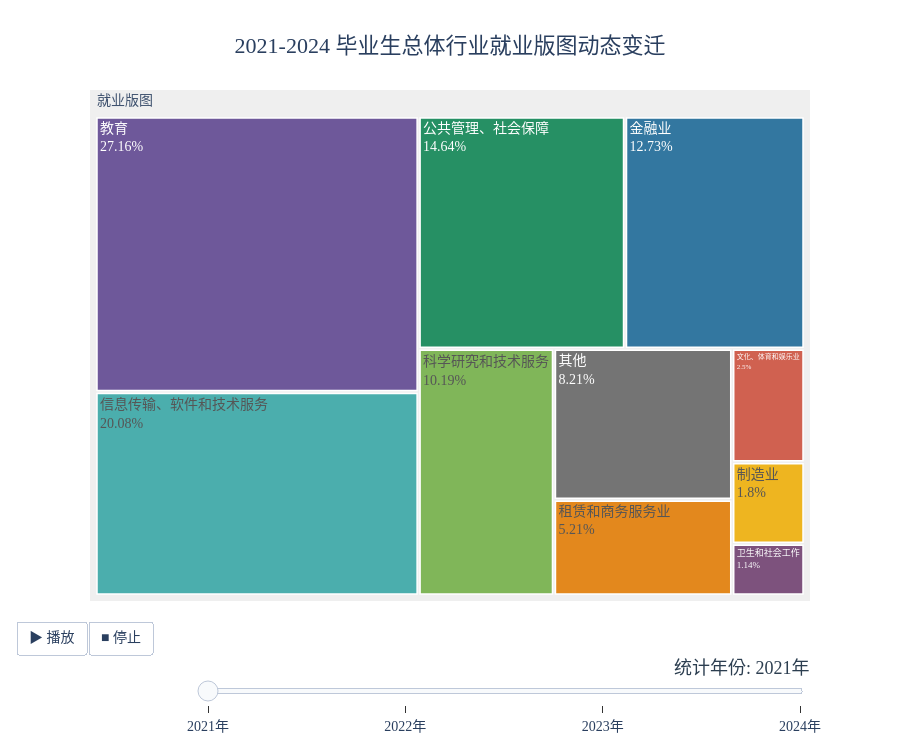

The notebook cell this image was saved under:
### Markdown cell above
&emsp;&emsp;这组桑基图直观地展示了毕业生学历背景与最终行业去向之间的流动关系，通过线条的粗细，可以清晰地感受到不同学历群体在就业市场中的分流趋势。

&emsp;&emsp;在整体流向中，博士生群体展现出极强的去向集中度。绝大部分博士生像一股粗壮的洪流直接汇入了教育行业，这也印证了高等院校和科研机构依然是高学历人才最核心的吸纳地。相比之下，本科生和硕士生的去向则显得更加分散且多元。本科生在信息技术以及教育领域的分布相对均衡，而硕士生则在金融业和公共管理领域占据了显著的份额。随着年份的推进，我们可以发现硕士生流向金融行业的线条在视觉上保持了较强的韧性，而本科生流向信息技术行业的比例则经历了一定的波动调整。

&emsp;&emsp;将这张桑基图与之前的热力图进行对比，两者在呈现逻辑上有着本质的区别。热力图侧重于横向的占比分析，它像是一张截面扫描，告诉我们在每一个特定行业内部，不同学历人才的分布密集程度，让我们一眼看出哪个行业更偏好哪种学历。而这张桑基图则侧重于纵向的流动过程，它更像是一条动态的水流，追踪每一类学历群体究竟流向了何方。桑基图强调的是来源与去向的因果联系，它能让我们看到某种学历群体在不同行业间的分配比例。

&emsp;&emsp;制作这两张图的意义在于互补地构建出完整的就业景观。热力图解决了行业招什么人的问题，帮助我们理解不同行业的准入门槛和学历性格。而桑基图解决了学生去哪里的问题，让我们能从人才供给的角度，观察北大学子如何根据自身的学历杠杆在社会各个关键领域进行战略分布。结合这两张图，我们不仅能看到教育行业是博士生的避风港，也能看到金融业如何一步步成为硕士生的主要舞台。这种全方位的透视，对于理解顶尖高校人才的社会流动规律具有重要的参考价值。

### Code cell
df_plot = df_ind.copy()
years = ['21', '22', '23', '24']
# 固定學歷顏色
degree_colors = ['#83ba9e', '#194a55', '#f59129'] # 本、碩、博

# 建立全局行業顏色映射 (確保所有圖表顏色一致)
all_industries = df_plot['行业名称'].unique()
colors_palette = px.colors.qualitative.Prism 
color_map = {ind: colors_palette[i % len(colors_palette)] for i, ind in enumerate(all_industries)}

# --- 2. 定義矩形樹圖 (Treemap) 構造函數 ---
def make_frame_data(year_str):
    col = f"{year_str}总"
    # 獲取當前年份有數據的行業
    temp_df = df_plot[df_plot[col] > 0].copy()
    # 核心：直接從 color_map 匹配顏色，確保顏色聯動
    current_colors = [color_map[name] for name in temp_df['行业名称']]
    
    return go.Treemap(
        labels=temp_df['行业名称'],
        parents=["就业版图"] * len(temp_df),
        values=temp_df[col],
        textinfo="label+value", 
        texttemplate="%{label}<br>%{value}%", 
        marker=dict(
            colors=current_colors, 
            line=dict(width=1.5, color='white')
        ),
        opacity=0.9,
        root=dict(color="#eeeeee"),
        hovertemplate='<b>%{label}</b><br>占比: %{value:.2f}%<extra></extra>'
    )

# 3. 創建初始圖表 (2021年)
fig = go.Figure(data=[make_frame_data('21')])

# 4. 構建動畫幀
frames = [go.Frame(data=[make_frame_data(yr)], name=f"20{yr}年") for yr in years]
fig.frames = frames

# 5. 配置佈局 (標題已改為簡體中文)
fig.update_layout(
    title=dict(
        text='2021-2024 毕业生总体行业就业版图动态变迁',
        font=dict(size=22),
        x=0.5,
        y=0.95
    ),
    width=900, 
    height=750,
    margin=dict(t=90, l=90, r=90, b=130),
    font=dict(family="Arial Unicode MS", size=14),
    
    updatemenus=[{
        "buttons": [
            {
                "args": [None, {"frame": {"duration": 1000, "redraw": True}, "fromcurrent": True, "transition": {"duration": 500}}],
                "label": "▶ 播放",
                "method": "animate"
            },
            {
                "args": [[None], {"frame": {"duration": 0, "redraw": True}, "mode": "immediate", "transition": {"duration": 0}}],
                "label": "■ 停止",
                "method": "animate"
            }
        ],
        "direction": "left",
        "pad": {"r": 10, "t": 20},
        "showactive": False,
        "type": "buttons",
        "x": 0.1,
        "xanchor": "right",
        "y": 0,
        "yanchor": "top"
    }],
    
    sliders=[{
        "active": 0,
        "yanchor": "top",
        "xanchor": "left",
        "currentvalue": {
            "font": {"size": 18, "color": "#2c3e50"},
            "prefix": "统计年份: ",
            "visible": True,
            "xanchor": "right"
        },
        "transition": {"duration": 500, "easing": "quad-in-out"},
        "pad": {"b": 10, "t": 50},
        "len": 0.85,
        "x": 0.15,
        "y": 0,
        "steps": [{
            "args": [[f"20{yr}年"], {"frame": {"duration": 500, "redraw": True}, "mode": "immediate", "transition": {"duration": 500}}],
            "label": f"20{yr}年",
            "method": "animate"
        } for yr in years]
    }]
)

# 6. 顯示圖表
fig.show()

### Figure 1 — Plotly figure (JSON) as saved in the notebook; plotly's stock layout.template omitted (floating-point values rounded to 4 significant figures)
{"data": [{"hovertemplate": "<b>%{label}</b><br>占比: %{value:.2f}%<extra></extra>", "labels": ["教育", "金融业", "信息传输、软件和技术服务", "公共管理、社会保障", "科学研究和技术服务", "制造业", "租赁和商务服务业", "文化、体育和娱乐业", "卫生和社会工作", "其他"], "marker": {"colors": ["rgb(95, 70, 144)", "rgb(29, 105, 150)", "rgb(56, 166, 165)", "rgb(15, 133, 84)", "rgb(115, 175, 72)", "rgb(237, 173, 8)", "rgb(225, 124, 5)", "rgb(204, 80, 62)", "rgb(111, 64, 112)", "rgb(102, 102, 102)"], "line": {"color": "white", "width": 1.5}}, "opacity": 0.9, "parents": ["就业版图", "就业版图", "就业版图", "就业版图", "就业版图", "就业版图", "就业版图", "就业版图", "就业版图", "就业版图"], "root": {"color": "#eeeeee"}, "textinfo": "label+value", "texttemplate": "%{label}<br>%{value}%", "type": "treemap", "values": [27.16, 12.73, 20.08, 14.64, 10.19, 1.8, 5.21, 2.5, 1.14, 8.21]}], "layout": {"font": {"family": "Arial Unicode MS", "size": 14}, "height": 750, "margin": {"b": 130, "l": 90, "r": 90, "t": 90}, "sliders": [{"active": 0, "currentvalue": {"font": {"color": "#2c3e50", "size": 18}, "prefix": "统计年份: ", "visible": true, "xanchor": "right"}, "len": 0.85, "pad": {"b": 10, "t": 50}, "steps": [{"args": [["2021年"], {"frame": {"duration": 500, "redraw": true}, "mode": "immediate", "transition": {"duration": 500}}], "label": "2021年", "method": "animate"}, {"args": [["2022年"], {"frame": {"duration": 500, "redraw": true}, "mode": "immediate", "transition": {"duration": 500}}], "label": "2022年", "method": "animate"}, {"args": [["2023年"], {"frame": {"duration": 500, "redraw": true}, "mode": "immediate", "transition": {"duration": 500}}], "label": "2023年", "method": "animate"}, {"args": [["2024年"], {"frame": {"duration": 500, "redraw": true}, "mode": "immediate", "transition": {"duration": 500}}], "label": "2024年", "method": "animate"}], "transition": {"duration": 500, "easing": "quad-in-out"}, "x": 0.15, "xanchor": "left", "y": 0, "yanchor": "top"}], "title": {"font": {"size": 22}, "text": "2021-2024 毕业生总体行业就业版图动态变迁", "x": 0.5, "y": 0.95}, "updatemenus": [{"buttons": [{"args": [null, {"frame": {"duration": 1000, "redraw": true}, "fromcurrent": true, "transition": {"duration": 500}}], "label": "▶ 播放", "method": "animate"}, {"args": [[null], {"frame": {"duration": 0, "redraw": true}, "mode": "immediate", "transition": {"duration": 0}}], "label": "■ 停止", "method": "animate"}], "direction": "left", "pad": {"r": 10, "t": 20}, "showactive": false, "type": "buttons", "x": 0.1, "xanchor": "right", "y": 0, "yanchor": "top"}], "width": 900}}
